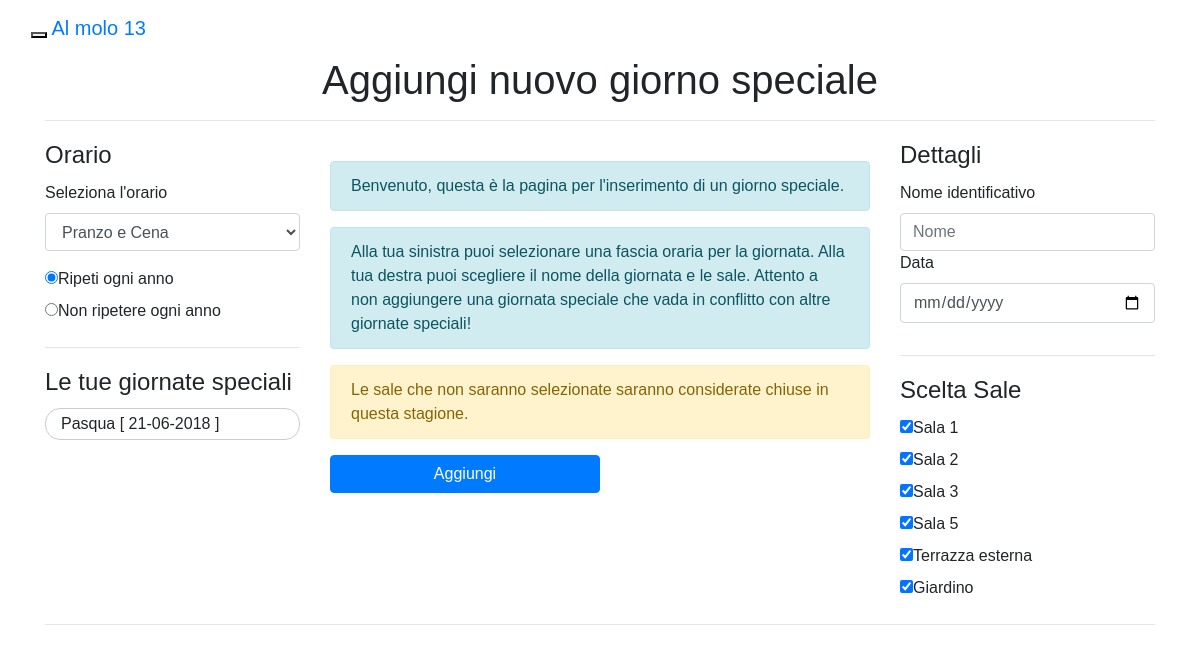
The app's page /forms/AggiuntaGiornoSpeciale.php (signed in) with its own data.
### tables this page shows
CREATE TABLE `stagioni` (
  `id_stagione` int(11) NOT NULL,
  `nome_stagione` varchar(30) NOT NULL,
  `giorno_inizio` varchar(10) NOT NULL,
  `giorno_fine` varchar(10) NOT NULL,
  `priorita` int(11) NOT NULL
);

CREATE TABLE `sale` (
  `id_sala` int(11) NOT NULL,
  `Nome_sala` varchar(20) NOT NULL,
  `Numero_posti_prenotabili` int(11) NOT NULL
);

### forms/AggiuntaGiornoSpeciale.php (the view, shortened to what this page needs)
<?php
if(!isset($_COOKIE["login"])) {
    echo '<script> window.location.href= "http://prenotazioni.ristorante-almolo13.com/index.php";</script>';
    exit();
}
else {
    ?>
    <html>
    <?php
    include '../menu.php';
    ?>
    <head>
    </head>
    <body style="font-family: Arial;">
    <h1 class="card-title text-center"><?php if ($_GET != null) echo "Modifica giorno speciale: " . $name; else echo "Aggiungi nuovo giorno speciale"; ?></h1>
    <div class="container">
        <hr>
        <form method="POST"
              action="<?php if (isset($_GET['id'])) echo "../codici/update/updateGiornoSpeciale.php"; else echo "../codici/insert/insertGiornoSpeciale.php"; ?>"
              id="insertGS">
            <div class="row">
                <div class="col-md-3">
                    <fieldset>
                        <legend>Orario</legend>
                        <?php
                        $sql = "select * from gestionefasceorarie;";
                        $result = mysqli_query($connessione, $sql);
                        $num_result = mysqli_num_rows($result);
                        $select = '<div class="form-group"><label for="sel0">Seleziona l\'orario</label><select class="form-control" id="sel0" name="giorno0">';
                        for ($i = 0; $i < $num_result; $i++) {
                            $row = mysqli_fetch_array($result);
                            $select .= '<option value="' . $row["id_fascia"] . '">' . $row["nome"] . '</option>';
                        }
                        $select .= '</select></div>';
                        echo $select;
                        ?>
                        <div class="checkbox">
                            <label>
                                <input type="radio" name="ripetizioneGiorno" value="1"
                                    <?php if ($_GET == null || (isset($start) && (strpos($start, "x") == 0)))
                                        echo "checked";
                                    ?>
                                >Ripeti ogni anno
                            </label>
                        </div>
                        <div class="checkbox">
                            <label>
                                <input type="radio" name="ripetizioneGiorno" value="0"
                                    <?php if ($_GET != null && (isset($start) && (strpos($start, "x") === false)))
                                        echo "checked";
                                    ?>
                                >Non ripetere ogni anno
                            </label>
                        </div>
                    </fieldset>
                    <hr>
                    <fieldset>
                        <legend>Le tue giornate speciali</legend>
                        <?php
                        function getRealDate($a)
                        {
                            $c = explode("-", $a);
                            $b = $c[2] . "-" . $c[1] . "-" . $c[0];
                            return $b;
                        }
                        $sql = "select * from stagioni where giorno_inizio = giorno_fine;";
                        $result = mysqli_query($connessione, $sql);
                        $num_result = mysqli_num_rows($result);
                        for ($i = 0; $i < $num_result; $i++) {
                            $row = mysqli_fetch_array($result);
                            echo '<div class="row infoBoxSpecial">' . $row["nome_stagione"] . ' [ ' . getRealDate($row["giorno_inizio"]) . ' ]</div>';
                        }
                        ?>
                    </fieldset>
                </div>
                <div class="col-md-6">
                    <br>
                    <div class="alert alert-info">
                        Benvenuto, questa è la pagina per l'inserimento di un giorno speciale.
                    </div>
                    <div class="alert alert-info">
                        Alla tua sinistra puoi selezionare una fascia oraria per la giornata.
                        Alla tua destra puoi scegliere il nome della giornata e le sale.
                        Attento a non aggiungere una giornata speciale che vada in conflitto
                        con altre giornate speciali!
                    </div>
                    <div class="alert alert-warning">
                        Le sale che non saranno selezionate saranno considerate chiuse in questa
                        stagione.
                    </div>
                    <button onclick="document.getElementById('insertGS').submit();" class="btn btn-primary center-block"
                            type="button" style="width: 50%; ">
                        <?php if ($_GET != null) echo "Aggiorna"; else echo "Aggiungi"; ?>
                    </button>
                </div>
                <div class="col-md-3">
                    <fieldset>
                        <legend>Dettagli</legend>
                        <div class="form-group">
                            <a data-toggle="tooltip" title="Cerca un nome efficace e intuitivo (Ex. Natale)">
                                <label>Nome identificativo</label>
                            </a>
                            <input type="text" name="nomeGiorno" class="form-control"
                                <?php if (isset($name)) echo "value='" . $name . "'"; ?>
                                   placeholder="Nome">
                            <label>Data</label>
                            <input type="date" name="giornata" class="form-control"
                                <?php if (isset($realDate)) echo "value='" . $realDate . "'"; ?>>
                        </div>
                    </fieldset>
                    <hr>
                    <fieldset>
                        <legend>Scelta Sale</legend>
                        <?php
                        $sql = "select * from sale;";
                        $result = mysqli_query($connessione, $sql);
                        $num_result = mysqli_num_rows($result);
                        for ($i = 0; $i < $num_result; $i++) {
                            $row = mysqli_fetch_array($result);
                            echo '<div class="checkbox"><label><input type="checkbox" name="sala[]" class="sceltaSale" value="' . $row["id_sala"] . '" ';
                            if (!isset($salePredisposte) || in_array($row["id_sala"], $salePredisposte))
                                echo 'checked';
                            echo '>' . $row["Nome_sala"] . '</label></div>';
                        }
                        ?>
                    </fieldset>
                </div>
            </div>
        </form>
        <hr>
    </div>
    </body>
    </html>
    <?php
}
?>

### menu.php (style rules this page uses)
.btn { margin-bottom: 10px; }

### forms/AggiuntaGiornoSpeciale.php (style rules this page uses)
body { background-color: white; }
.infoBoxSpecial { min-height: 30px; line-height: 30px; transition-duration: 0.2s; padding: 0px 15px; width: 100%; border: 1px solid #CCCCCC; border-radius: 15px; margin: auto; margin-bottom: 10px; }

### records on screen
stagioni: nome_stagione "Pasqua", giorno_inizio "21-06-2018"
sale: Nome_sala "Sala 1"
sale: Nome_sala "Sala 2"
sale: Nome_sala "Sala 3"
sale: Nome_sala "Sala 5"
sale: Nome_sala "Terrazza esterna"
sale: Nome_sala "Giardino"

### other values on screen
form field giorno0 "Pranzo e Cena"
